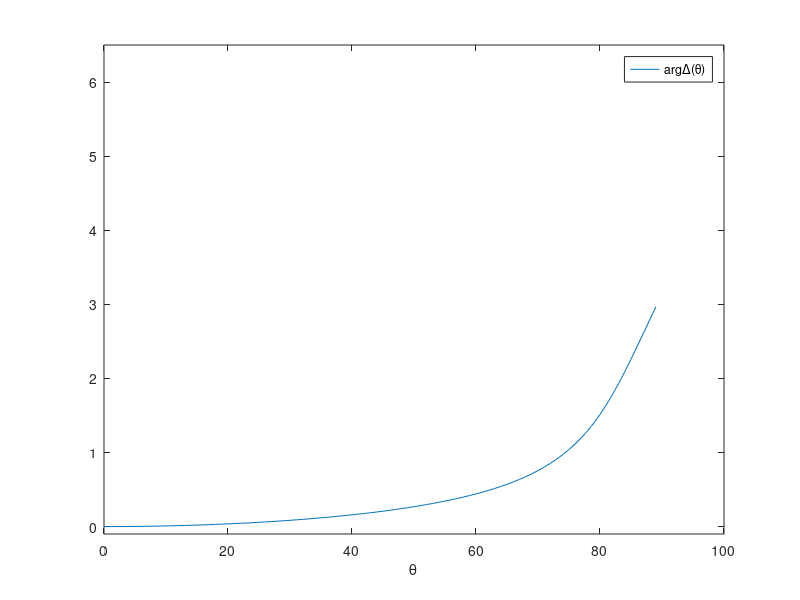

Here is the MATLAB script that generated this plot:
% O8ARDELS Fresnel's Formulas with Absorption

% Calculation of real part and argument of parallel zrp and perpendicular zrs case
% of Fresnel's formulas with absorption. We assume zrs = rs exp ids and zrp = rp exp idp
% and the argument as function of q.
% The difference of the angle of the two components of the reflected light is plotted.
% This angle is the angle discussed in chapter 5 for light elliptically polarized by reflection.

function O8ARDELS;
n1 = 1;
n2 = 3;
K = 5;

Theta = (0:1:89.9);
zrp = (((n2-i*K)/n1)*cos(2*(pi/360)*Theta)- sqrt(1-((n1/(n2-i*K))*sin(2*(pi/360)*Theta)).^2))./(((n2-i*K)/n1)*cos(2*(pi/360)*Theta)+ sqrt(1-((n1/(n2-i*K))*sin(2*(pi/360)*Theta)).^2));
zrs = (cos(2*(pi/360)*Theta)-((n2-i*K)/n1)*sqrt(1-((n1/(n2-i*K))*sin(2*(pi/360)*Theta)).^2))./(cos(2*(pi/360)*Theta)+((n2-i*K)/n1)*sqrt(1-((n1/(n2-i*K))*sin(2*(pi/360)*Theta)).^2));

argDelta = angle(zrs)-angle(zrp)-pi;

figure(1);
plot(Theta,argDelta);
axis([0 100 -0.1 6.5]);
xlabel('\theta');
legend('arg\Delta(\theta)');
